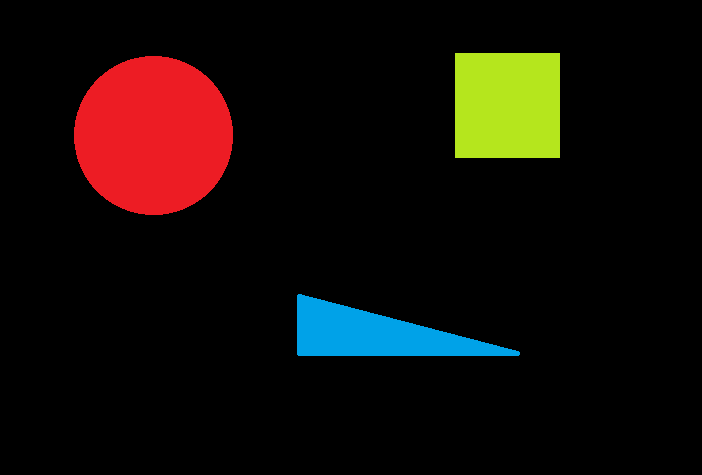
%> input picture 17_centroid/figures2.png, 702 x 475 px
$ octave triangle.m   (GNU Octave 9; MATLAB toolbox functions it lacks are replaced by stand-ins)
%> lines starting %> are read from the running program, lines starting %| are printed output that depends on the picture; in (x1, y1, x2, y2) boxes, pixels count from 0 and x2, y2 are one past the last pixel; in counts of white or black regions, pixels touching at a corner belong together; the program's own positions count from 1
clc, clear all, close all

image = imread('figures2.png');
%> image is the input picture: size 475x702x3 uint8; mean R, G, B 20.1, 12.9, 8.3

[rows, cols, channels] = size(image);
%> rows = 475; cols = 702; channels = 3

% Define empty matrix to hold the segmented square
output = uint8(zeros(rows, cols, channels));

% Difine counters to keep track of the number of ocurrences for each pixel
% that corresponds to the square figure, making difference between rows and columns
row_counter = zeros(1, rows);
col_counter = zeros(1, cols);

for i = 1:rows
  for j = 1:cols
    if image(i, j, 1) == 0 && image(i, j, 2) == 162 && image(i, j, 3) == 232
      output(i, j, 1) = 0;
      output(i, j, 2) = 162;
      output(i, j, 3) = 232;

      row_counter(i) = row_counter(i) + 1;
      col_counter(j) = col_counter(j) + 1;
    end
  end
end
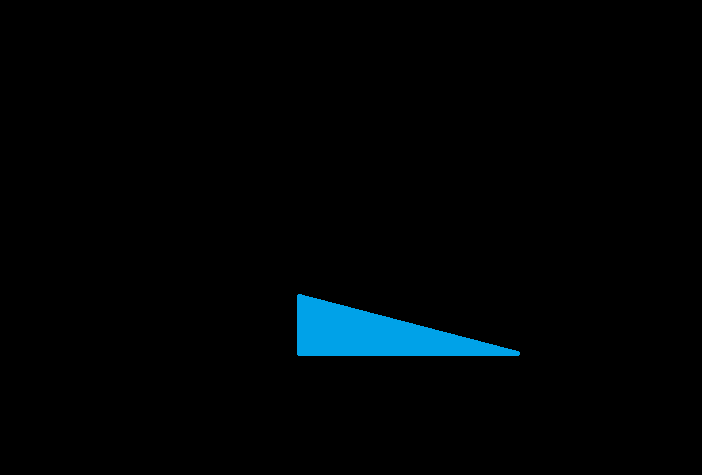
%> output: size 475x702x3 uint8; mean R, G, B 0, 3.6, 5.2
%> after the loop, col_counter = 702 values, max 62 at index 299, min 0 at index 1, mean 10.65; row_counter = 475 values, max 223 at index 353, min 0 at index 1, mean 15.74

figure, imshow(output), title('Segmented Triangle');
figure, subplot(1, 2, 1), plot(row_counter), subplot(1, 2, 2), plot(col_counter);
%> after `plot(col_counter)`:
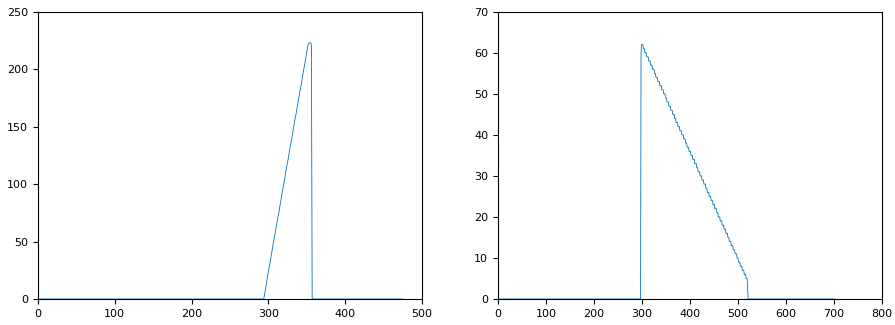
%> figure redrawn from the program's plot data, 2 panels; panel 1: curve peaks at x = 353, y = 223; panel 2: curve peaks at x = 299, y = 62

% Calculate the coordinates of the three vertices of the triangle figure represented by row's histogram

% ax1 = [0, 0];
% bx1 = [0, 0];
% cx1 = [0, 0];

row_max = max(row_counter);
%> row_max = 223

i = 0; row_freq = 0;
while row_freq < row_max
  i = i + 1;
  row_freq = row_counter(i);
  if row_freq == 0 && row_counter(i + 1) > 0
    % ax1 = [i, 0];
    ax = i;
  end
end
%> after the loop, ax = 294; i = 353

% bx1 = [i, row_max];
bx = i;
%> bx = 353

while i < rows
  row_freq = row_counter(i);
  if row_freq > 0 && row_counter(i + 1) == 0
    % cx1 = [i, 0];
    cx = i;
  end
  i = i + 1;
end
%> this loop made 122 passes
%> (row_freq, cx) on pass 4: (221, 356)
%> row_freq on passes 1, 2, 3, 5, 6, 7: 223, 223, 223, 0, 0, 0
%> after the loop, i = 475

% [8 lines of commented-out code are left out]

col_max = max(col_counter);
%> col_max = 62

j = 0; col_freq = 0;
while col_freq < col_max
  j = j + 1;
  col_freq = col_counter(j);
  if col_freq == 0 && col_counter(j + 1) > 0
    % ax2 = [j, 0];
    ay = j;
  end
end
%> after the loop, ay = 297; j = 299

% bx2 = [j, col_max];
by = j;
%> by = 299

while j < cols
  col_freq = col_counter(j);
  if col_freq > 0 && col_counter(j + 1) == 0
    % cx2 = [j, 0];
    cy = j;
  end
  j = j + 1;
end
%> this loop made 403 passes
%> col_freq on passes 1 to 3: 62, 62, 62
%> after the loop, cy = 520; j = 702

% [5 lines of commented-out code are left out]
x = (ax + bx + cx) / 3;
%> x = 334.3
y = (ay + by + cy) / 3;
%> y = 372

output(x-1:x+1, y-1:y+1, :) = 255;
%> output: size 475x702x3 uint8; under 0.01% of pixels changed, all inside (x1, y1, x2, y2) = (370, 332, 373, 335)

figure, imshow(output);
